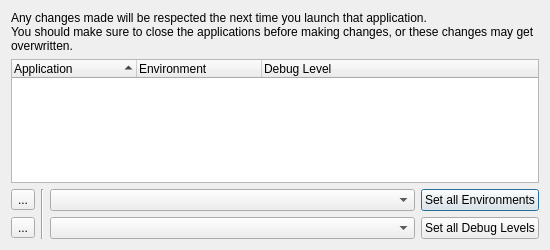
<?xml version="1.0" encoding="UTF-8"?>
<ui version="4.0">
 <class>dialog</class>
 <widget class="QDialog" name="dialog">
  <property name="geometry">
   <rect>
    <x>0</x>
    <y>0</y>
    <width>550</width>
    <height>250</height>
   </rect>
  </property>
  <property name="windowTitle">
   <string>Manage Application's Treegrunt Environments</string>
  </property>
  <layout class="QGridLayout" name="gridLayout">
   <item row="0" column="0" colspan="4">
    <widget class="QLabel" name="label">
     <property name="text">
      <string>Any changes made will be respected the next time you launch that application.
You should make sure to close the applications before making changes, or these changes may get overwritten.</string>
     </property>
     <property name="wordWrap">
      <bool>true</bool>
     </property>
    </widget>
   </item>
   <item row="1" column="0" colspan="4">
    <widget class="BlurTreeWidget" name="uiEnvironmentTREE">
     <property name="rootIsDecorated">
      <bool>false</bool>
     </property>
     <property name="sortingEnabled">
      <bool>true</bool>
     </property>
     <property name="pySaveColumnWidths" stdset="0">
      <bool>true</bool>
     </property>
     <property name="pySaveVisualIndex" stdset="0">
      <bool>true</bool>
     </property>
     <property name="pyEnableGridDelegate" stdset="0">
      <bool>true</bool>
     </property>
     <attribute name="headerDefaultSectionSize">
      <number>125</number>
     </attribute>
     <attribute name="headerMinimumSectionSize">
      <number>125</number>
     </attribute>
     <column>
      <property name="text">
       <string>Application</string>
      </property>
     </column>
     <column>
      <property name="text">
       <string>Environment</string>
      </property>
     </column>
     <column>
      <property name="text">
       <string>Debug Level</string>
      </property>
     </column>
    </widget>
   </item>
   <item row="2" column="3">
    <widget class="QPushButton" name="uiSetAllEnvBTN">
     <property name="text">
      <string>Set all Environments</string>
     </property>
    </widget>
   </item>
   <item row="3" column="2">
    <widget class="QComboBox" name="uiSetAllDebugDDL">
     <property name="sizePolicy">
      <sizepolicy hsizetype="Expanding" vsizetype="Fixed">
       <horstretch>0</horstretch>
       <verstretch>0</verstretch>
      </sizepolicy>
     </property>
    </widget>
   </item>
   <item row="3" column="3">
    <widget class="QPushButton" name="uiSetAllDebugBTN">
     <property name="text">
      <string>Set all Debug Levels</string>
     </property>
    </widget>
   </item>
   <item row="2" column="0">
    <widget class="QToolButton" name="uiRefreshBTN">
     <property name="text">
      <string>...</string>
     </property>
    </widget>
   </item>
   <item row="3" column="0">
    <widget class="QToolButton" name="uiAddCoreBTN">
     <property name="text">
      <string>...</string>
     </property>
    </widget>
   </item>
   <item row="2" column="1" rowspan="2">
    <widget class="Line" name="line">
     <property name="orientation">
      <enum>Qt::Vertical</enum>
     </property>
    </widget>
   </item>
   <item row="2" column="2">
    <widget class="EnvComboBox" name="uiSetAllEnvDDL">
     <property name="sizePolicy">
      <sizepolicy hsizetype="Expanding" vsizetype="Fixed">
       <horstretch>0</horstretch>
       <verstretch>0</verstretch>
      </sizepolicy>
     </property>
    </widget>
   </item>
  </layout>
 </widget>
 <customwidgets>
  <customwidget>
   <class>EnvComboBox</class>
   <extends>QComboBox</extends>
   <header>blurdev.gui.widgets.envcombobox</header>
  </customwidget>
  <customwidget>
   <class>BlurTreeWidget</class>
   <extends>QTreeWidget</extends>
   <header>blurdev.gui.widgets.blurtreewidget</header>
  </customwidget>
 </customwidgets>
 <resources/>
 <connections>
  <connection>
   <sender>uiSetAllEnvBTN</sender>
   <signal>released()</signal>
   <receiver>dialog</receiver>
   <slot>setAllEnv()</slot>
   <hints>
    <hint type="sourcelabel">
     <x>545</x>
     <y>236</y>
    </hint>
    <hint type="destinationlabel">
     <x>489</x>
     <y>341</y>
    </hint>
   </hints>
  </connection>
  <connection>
   <sender>uiRefreshBTN</sender>
   <signal>released()</signal>
   <receiver>dialog</receiver>
   <slot>refresh()</slot>
   <hints>
    <hint type="sourcelabel">
     <x>32</x>
     <y>234</y>
    </hint>
    <hint type="destinationlabel">
     <x>14</x>
     <y>338</y>
    </hint>
   </hints>
  </connection>
  <connection>
   <sender>uiAddCoreBTN</sender>
   <signal>released()</signal>
   <receiver>dialog</receiver>
   <slot>addCore()</slot>
   <hints>
    <hint type="sourcelabel">
     <x>52</x>
     <y>229</y>
    </hint>
    <hint type="destinationlabel">
     <x>62</x>
     <y>276</y>
    </hint>
   </hints>
  </connection>
  <connection>
   <sender>uiSetAllDebugBTN</sender>
   <signal>released()</signal>
   <receiver>dialog</receiver>
   <slot>setAllDebug()</slot>
   <hints>
    <hint type="sourcelabel">
     <x>493</x>
     <y>225</y>
    </hint>
    <hint type="destinationlabel">
     <x>277</x>
     <y>122</y>
    </hint>
   </hints>
  </connection>
 </connections>
 <slots>
  <slot>setAllEnv()</slot>
  <slot>setAllDebug()</slot>
  <slot>refresh()</slot>
  <slot>addCore()</slot>
 </slots>
</ui>
